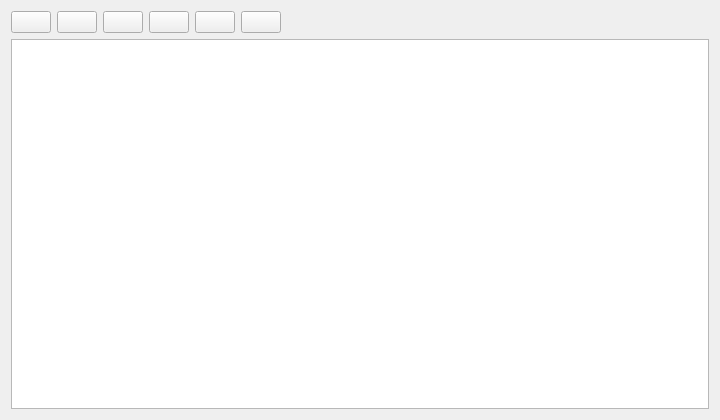
<?xml version="1.0" encoding="UTF-8"?>
<ui version="4.0">
 <class>LineLocationsEditorWidget</class>
 <widget class="QWidget" name="LineLocationsEditorWidget">
  <property name="geometry">
   <rect>
    <x>0</x>
    <y>0</y>
    <width>720</width>
    <height>420</height>
   </rect>
  </property>
  <layout class="QVBoxLayout" name="mainLayout">
   <item>
    <layout class="QHBoxLayout" name="buttonLayout">
     <item>
      <widget class="QPushButton" name="addButton">
       <property name="toolTip">
        <string>Add point</string>
       </property>
       <property name="text">
        <string/>
       </property>
       <property name="icon">
        <iconset resource="../../Icons/icons.qrc">
         <normaloff>:/Icons/icons/plus.png</normaloff>:/Icons/icons/plus.png</iconset>
       </property>
      </widget>
     </item>
     <item>
      <widget class="QPushButton" name="removeButton">
       <property name="toolTip">
        <string>Remove selected</string>
       </property>
       <property name="text">
        <string/>
       </property>
       <property name="icon">
        <iconset resource="../../Icons/icons.qrc">
         <normaloff>:/Icons/icons/delete3.png</normaloff>:/Icons/icons/delete3.png</iconset>
       </property>
      </widget>
     </item>
     <item>
      <widget class="QPushButton" name="importButton">
       <property name="toolTip">
        <string>Import CSV</string>
       </property>
       <property name="text">
        <string/>
       </property>
       <property name="icon">
        <iconset resource="../../Icons/icons.qrc">
         <normaloff>:/Icons/icons/load.png</normaloff>:/Icons/icons/load.png</iconset>
       </property>
      </widget>
     </item>
     <item>
      <widget class="QPushButton" name="exportButton">
       <property name="toolTip">
        <string>Export CSV</string>
       </property>
       <property name="text">
        <string/>
       </property>
       <property name="icon">
        <iconset resource="../../Icons/icons.qrc">
         <normaloff>:/Icons/icons/save.png</normaloff>:/Icons/icons/save.png</iconset>
       </property>
      </widget>
     </item>
     <item>
      <widget class="QPushButton" name="copyButton">
       <property name="toolTip">
        <string>Copy</string>
       </property>
       <property name="text">
        <string/>
       </property>
       <property name="icon">
        <iconset resource="../../Icons/icons.qrc">
         <normaloff>:/Icons/icons/copy.png</normaloff>:/Icons/icons/copy.png</iconset>
       </property>
      </widget>
     </item>
     <item>
      <widget class="QPushButton" name="pasteButton">
       <property name="toolTip">
        <string>Paste</string>
       </property>
       <property name="text">
        <string/>
       </property>
       <property name="icon">
        <iconset resource="../../Icons/icons.qrc">
         <normaloff>:/Icons/icons/paste.png</normaloff>:/Icons/icons/paste.png</iconset>
       </property>
      </widget>
     </item>
     <item>
      <spacer name="buttonSpacer">
       <property name="orientation">
        <enum>Qt::Orientation::Horizontal</enum>
       </property>
       <property name="sizeHint" stdset="0">
        <size>
         <width>40</width>
         <height>20</height>
        </size>
       </property>
      </spacer>
     </item>
    </layout>
   </item>
   <item>
    <widget class="QTableView" name="tableView"/>
   </item>
  </layout>
 </widget>
 <resources>
  <include location="../../Icons/icons.qrc"/>
 </resources>
 <connections/>
</ui>
